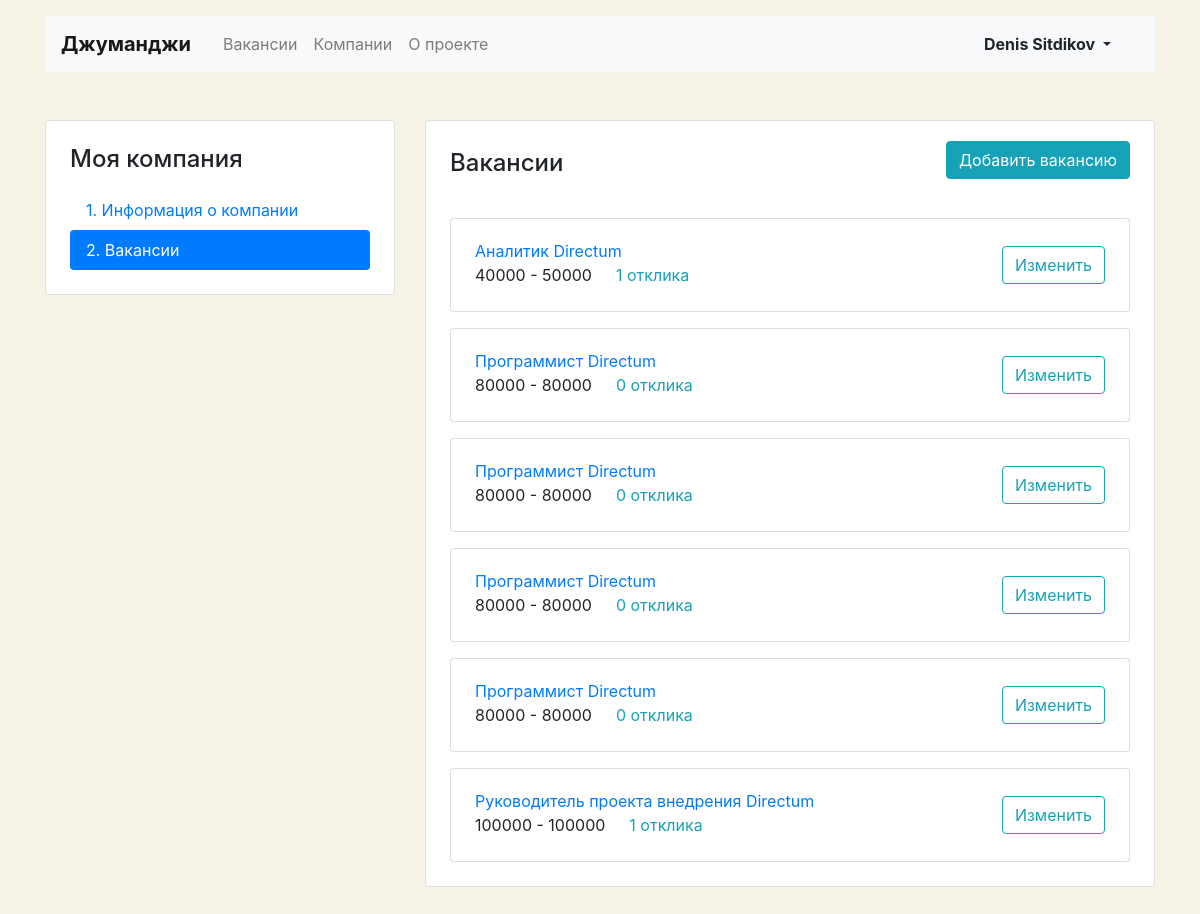
The page /mycompany/vacancies (signed in) on the database its author committed.
### hh/models.py (models this page shows)
class Vacancy(models.Model):
    title = models.CharField(max_length=64)
    specialty = models.ForeignKey(Specialty,
                                  related_name="vacancies",
                                  on_delete=models.CASCADE)
    company = models.ForeignKey(Company,
                                related_name="vacancies",
                                on_delete=models.CASCADE)
    skills = models.CharField(max_length=1024)
    description = models.CharField(max_length=8000)
    salary_min = models.IntegerField()
    salary_max = models.IntegerField()
    published_at = models.DateTimeField()

### hh/views.py (the view)
# urls.py: path('mycompany/vacancies', MyCompanyVacanciesView.as_view()),  # вакансии моей компании
class MyCompanyVacanciesView(View):
    def get(self, request, *args, **kwargs):
        my_company_qs = models.Company.objects.filter(owner=request.user)
        if len(my_company_qs) == 0:
            return HttpResponseRedirect("/mycompany")
        else:
            my_company = my_company_qs.first()
            vacancies = models.Vacancy.objects.filter(company=my_company)
            return render(
                request, 'hh/vacancy-list.html',
                context={
                    'title': 'Вакансии компании | Джуманджи',
                    'form': CompanyEditForm(instance=my_company_qs.first()),
                    'vacancies': vacancies
                }
            )

### hh/templates/hh/vacancy-list.html (shortened to what this page needs)
{% extends 'base.html' %}
{% block container %}
  <main class="container mt-3 pb-5">
    <div class="row mt-5">
      <div class="col-12 col-lg-4">
        <aside class="pt-3 pb-4 px-4 mb-5 card">
          <h1 class="h4 pt-2 pb-2">Моя компания</h1>
          <div class="nav flex-column nav-pills" id="v-pills-tab" role="tablist" aria-orientation="vertical">
            <a class="nav-link" href="/mycompany">1. Информация о&nbsp;компании</a>
            <a class="nav-link active" href="/mycompany/vacancies">2. Вакансии</a>
          </div>
        </aside>
      </div>
      <div class="col-12 col-lg-8">
        <div class="card">
          <div class="card-body px-4 pb-4">
            <section class="tab-pane fade show active">
			<div class="row">
			   <div class="col"><h2 class="h4 pt-2 pb-3">Вакансии</h2></div>
			   <div class="col">
				<form class="float-right" action="vacancies/create" method="post">{% csrf_token %}
					<button type="submit" class="btn btn-info mb-2">Добавить вакансию</button>
				</form>
			   </div>
			</div>
			  {% for vacancy in vacancies %}
              <div class="card mt-3">
                <div class="card-body px-4">
                  <div class="row align-items-center">
                    <div class="col-6 col-lg-8">
                      <a href="/vacancies/{{ vacancy.id }}" class="mb-1">{{ vacancy.title }}</a>
                      <p class="mb-1">
                        <span class="mr-4">{{ vacancy.salary_min }} - {{ vacancy.salary_max }}</span><a href="vacancies/{{ vacancy.id }}#applications" class="text-info">{{ vacancy.applications.count }} отклика</a>
                      </p>
                    </div>
                    <div class="col-6 col-lg-4 text-right">
						<form class="float-right" action="vacancies/{{ vacancy.id }}" method="get">{% csrf_token %}
							<button type="submit" class="btn btn-outline-info">Изменить</button>
						</form>
                    </div>
                  </div>
                </div>
              </div>
			  {% endfor %}
            </section>
          </div>
        </div>
      </div>
    </div>
  </main>
{% endblock %}

### hh/templates/base.html (shortened to what this page needs)
<!DOCTYPE html>
<html lang="ru">
<head>
    <link rel="stylesheet" href="https://stackpath.bootstrapcdn.com/bootstrap/4.3.1/css/bootstrap.min.css"
>
</head>
<body>
<header class="container mt-3" >
    <nav class="navbar navbar-expand-lg navbar-light bg-light" >
        <a class="navbar-brand mr-4 font-weight-bold" href="/">Джуманджи</a>
        <div class="collapse navbar-collapse justify-content-between" id="navbarNav">
            <ul class="navbar-nav col-10 ">
                <li class="nav-item">
                    <a class="nav-link" href="/vacancies">Вакансии</a>
                </li>
                <li class="nav-item">
                    <a class="nav-link" href="#">Компании</a>
                </li>
                <li class="nav-item">
                    <a class="nav-link" href="#">О проекте</a>
                </li>
            </ul>
            <ul class="navbar-nav col-2 justify-content-end">
                <li class="nav-item active">
					{% if not request.user.is_authenticated %}
                      <a href="/login" class="nav-link font-weight-bold">Вход</a>
					{% else %}
						<div class="btn-group">
						  <button type="button" class="btn dropdown-toggle font-weight-bold" data-toggle="dropdown" aria-haspopup="true" aria-expanded="false">
							{{ user.first_name }} {{ user.last_name }}
						  </button>
						</div>
					{% endif %}
                </li>
            </ul>
        </div>
    </nav>
</header>
{% block container %}
{% endblock %}
</body>
</html>

### hh/templates/hh/vacancy-list.html (style rules this page uses)
body { background-color: #F6F2E6; }

### rows shown on the page
Vacancy: title "Аналитик Directum", salary_min "40000", salary_max "50000", applications.count "1"
Vacancy: title "Программист Directum", salary_min "80000", salary_max "80000", applications.count "0"
Vacancy: title "Программист Directum", salary_min "80000", salary_max "80000", applications.count "0"
Vacancy: title "Программист Directum", salary_min "80000", salary_max "80000", applications.count "0"
Vacancy: title "Программист Directum", salary_min "80000", salary_max "80000", applications.count "0"
Vacancy: title "Руководитель проекта внедрения Directum", salary_min "100000", salary_max "100000", applications.count "1"

### other values the page prints
{{ user.first_name }} "Denis"
{{ user.last_name }} "Sitdikov"
